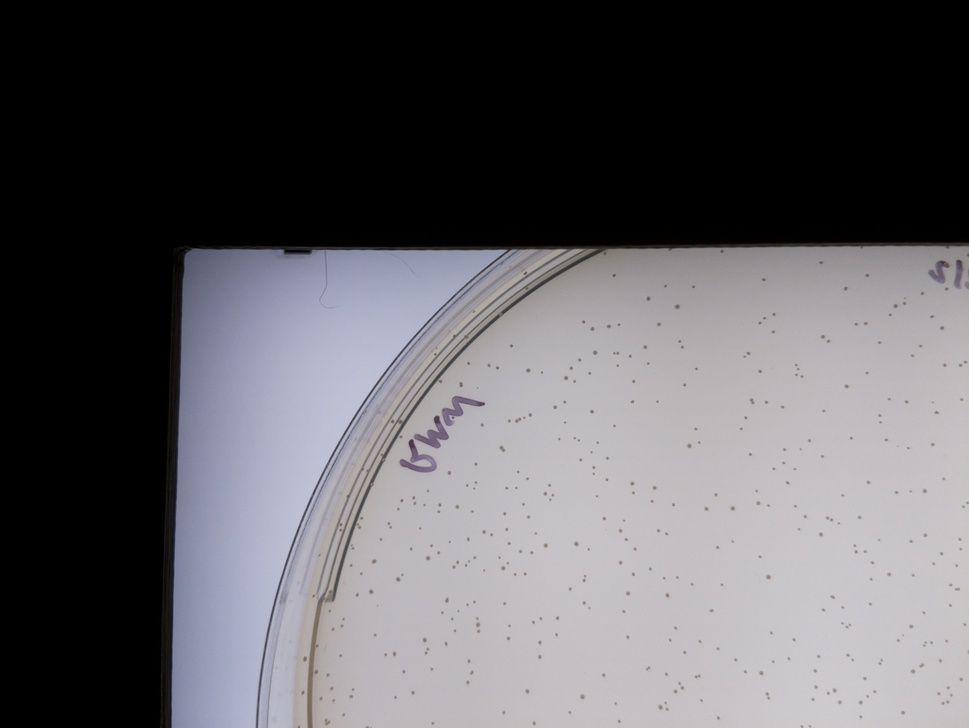
#> input picture ColonyTracking/Plate Images/2019-06-27_16.21.09/Camera-3/2/image-00000.jpg, 969 x 728 px, shrunk from 3280 x 2464 before the run
$ python ColonyTracker.py
#> lines starting #> are read from the running program, lines starting #| are printed output that depends on the picture
#!/usr/bin/env python
# coding: utf-8

# In[1]:


import cv2
import numpy as np
from matplotlib import pyplot as plt


# ## Stitching code

# In[2]:


#List of range,Path to image folder, a tuple of camera "shape", a tuple of percentage overlap
def stitch(toStitch,shape,overlap):
    #crop the images
    toStitch = crop(toStitch,overlap)
    #stitch them together
    stitched =list()
    for img in range(len(toStitch[0])):
        xStitched = list()
        for x in range(shape[0]-1):
            xStitched = list()
            for y in range(shape[1]):
                concat = np.concatenate((toStitch[x+y*shape[0]][img],toStitch[x+y*shape[0]+1][img]),axis=0)
                xStitched.append(concat)
        concat = [[0]]
        for y in range(shape[1]-1):
            concat = np.concatenate((xStitched[y],xStitched[y+1]),axis=1)
        stitched.append(concat)
    if shape == [1,1]:
        return toStitch[0]
    else:
        return stitched


# In[3]:


def testStitch(toStitch,shape,overlap):
    #crop the images
    toStitch = crop(toStitch,overlap)
    #stitch them together
    stitched =list()
    for img in range(len(toStitch[0])):
        xStitched = list()
        for x in range(shape[0]-1):
            xStitched = list()
            for y in range(shape[1]):
                concat = np.concatenate((toStitch[x+y*shape[0]][img],toStitch[x+y*shape[0]+1][img]),axis=0)
                xStitched.append(concat)
        cv2.namedWindow("0", cv2.WINDOW_NORMAL)
        cv2.imshow('0',xStitched[0])
        cv2.namedWindow("1", cv2.WINDOW_NORMAL)
        cv2.imshow('1',xStitched[1])
        cv2.waitKey(0)
        concat = [[0]]
        for y in range(shape[1]-1):
            concat = np.concatenate((xStitched[y],xStitched[y+1]),axis=1)
        stitched.append(concat)
    return stitched


# In[4]:


def crop(toStitch, overlap):
    pixelOverlap = (overlap[0]*toStitch[0][0].shape[0],overlap[1]*toStitch[0][0].shape[1])
    cropped = list()
    for cam in range(len(toStitch)):
        perCam = list()
        for i in range(len(toStitch[cam])):
            perCam.append(toStitch[cam][i][0:int(toStitch[cam][i].shape[1]-(pixelOverlap[1]/2)),0:int(toStitch[cam][i].shape[0]-(pixelOverlap[0]/2))])
        cropped.append(perCam)
    return cropped


# In[13]:


TL = cv2.imread("Plate Images/2019-06-27_16.21.09/Camera-3/2/image-00000.jpg")
#> TL is the input picture: shape (728, 969, 3); mean B, G, R 98.8, 95, 96.3
TR = cv2.imread("Plate Images/2019-06-27_16.21.09/Camera-2/2/image-00000.jpg")
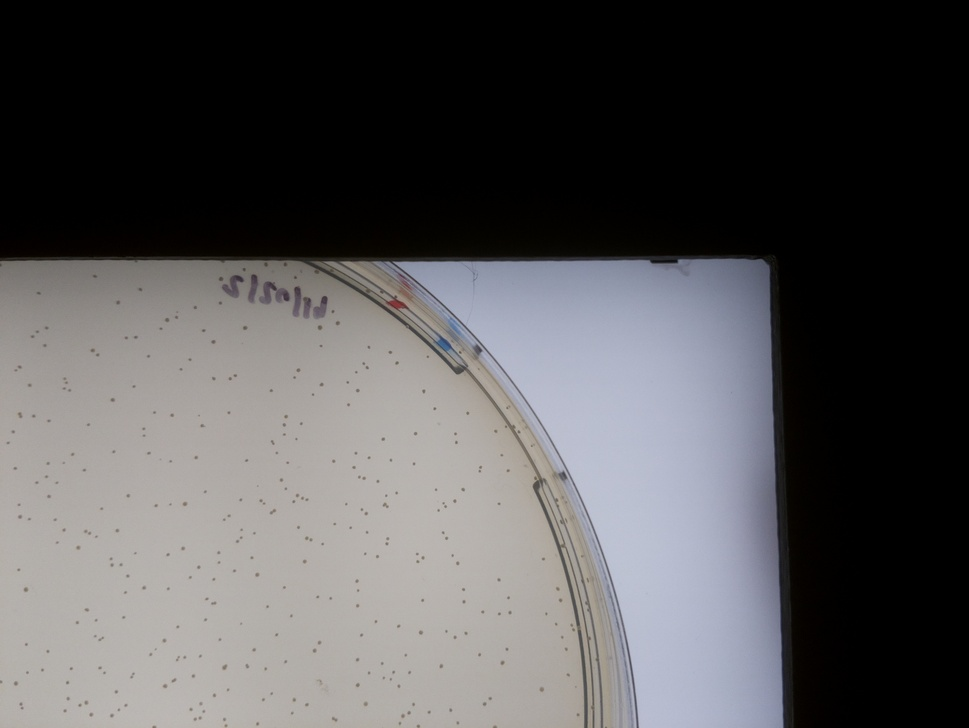
#> input picture ColonyTracking/Plate Images/2019-06-27_16.21.09/Camera-2/2/image-00000.jpg, 969 x 728 px, shrunk from 3280 x 2464 before the run
#> TR is the input picture: shape (728, 969, 3); mean B, G, R 86, 85, 86.1
BL = cv2.imread("Plate Images/2019-06-27_16.21.09/Camera-1/2/image-00000.jpg")
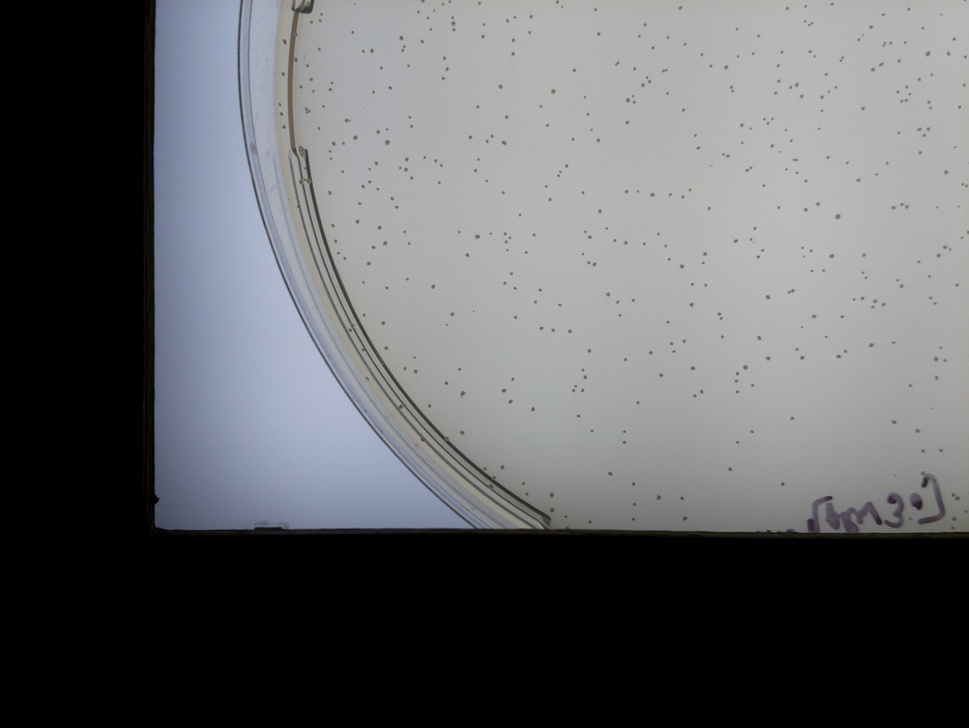
#> input picture ColonyTracking/Plate Images/2019-06-27_16.21.09/Camera-1/2/image-00000.jpg, 969 x 728 px, shrunk from 3280 x 2464 before the run
#> BL is the input picture: shape (728, 969, 3); mean B, G, R 102.8, 100.3, 98.7
BR = cv2.imread("Plate Images/2019-06-27_16.21.09/Camera-0/2/image-00000.jpg")
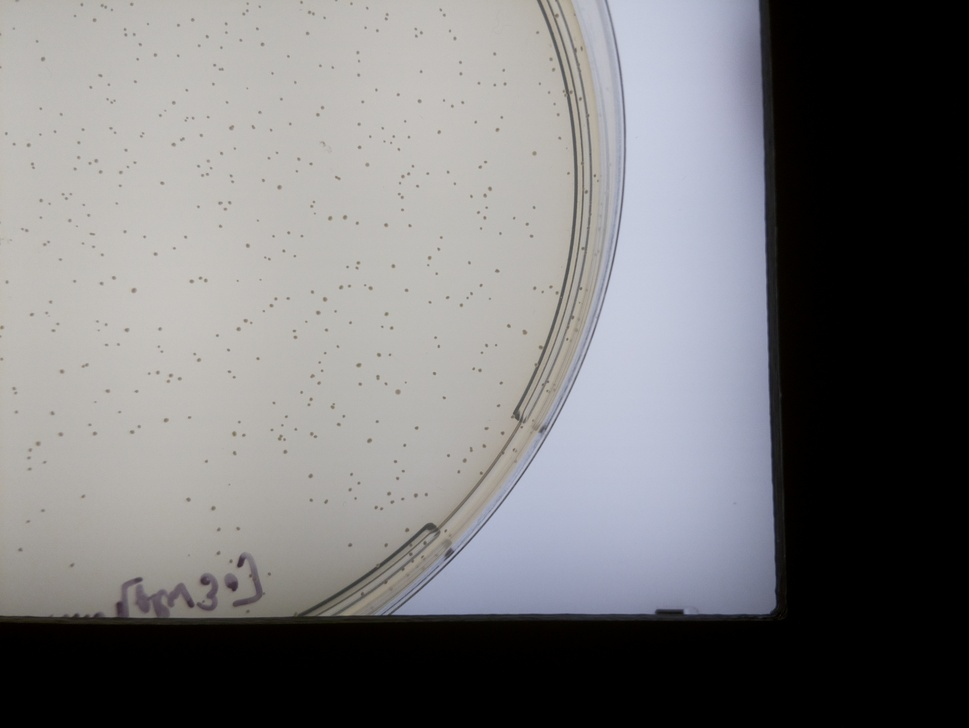
#> input picture ColonyTracking/Plate Images/2019-06-27_16.21.09/Camera-0/2/image-00000.jpg, 969 x 728 px, shrunk from 3280 x 2464 before the run
#> BR is the input picture: shape (728, 969, 3); mean B, G, R 120, 118.6, 119.3
plt.imshow(BL, cmap = 'gray', interpolation = 'bicubic')
plt.xticks([]), plt.yticks([])  # to hide tick values on X and Y axis
plt.show()


# In[14]:


toStitch = [[TL],[BL],[TR],[BR]]
res = stitch(toStitch,(2,2),(0.11,0.11))
#> the loop in crop, `for cam in range(len(toStitch)):` made 4 passes
#> after the loop in crop, `for cam in range(len(toStitch)):`: cropped = 4 items
#> the loop in stitch, `for img in range(len(toStitch[0])):` made 1 pass
#> after the loop in stitch, `for img in range(len(toStitch[0])):`: stitched = 1 item
#> res = 1 item
for img in res:
    cv2.namedWindow("img", cv2.WINDOW_NORMAL)
    cv2.imshow('img',img)
    cv2.waitKey(0)
#> this loop made 1 pass
#> pass 1, `cv2.imshow('img',img)`:
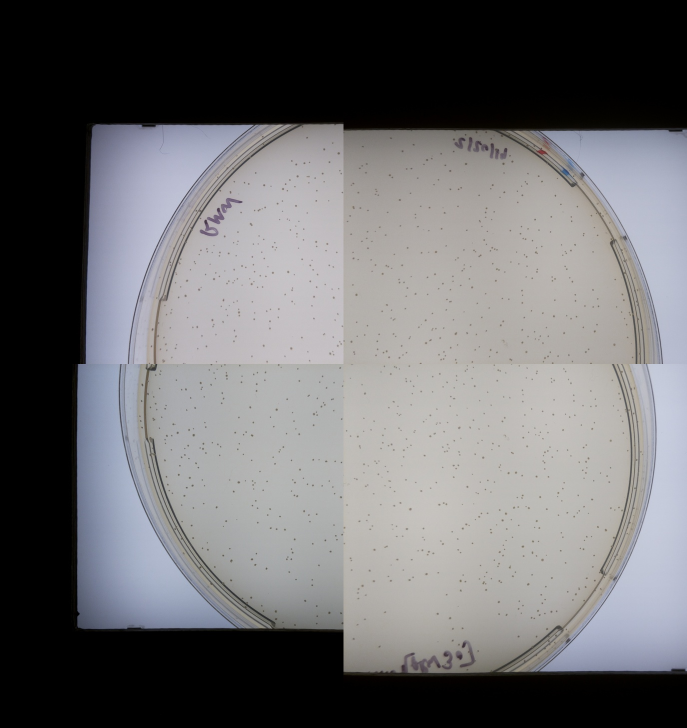
#> window 'img': shape (1456, 1374, 3) (shown at 1/2 size); mean B, G, R 109.9, 107.9, 108.4


# ## Segmentation & Binary Mask

# In[2]:


plateImage = cv2.imread("Plate Images/croppedPlate.jpg",0)


# In[3]:


#> (the run stopped early here; a loop or call above may not have finished)
